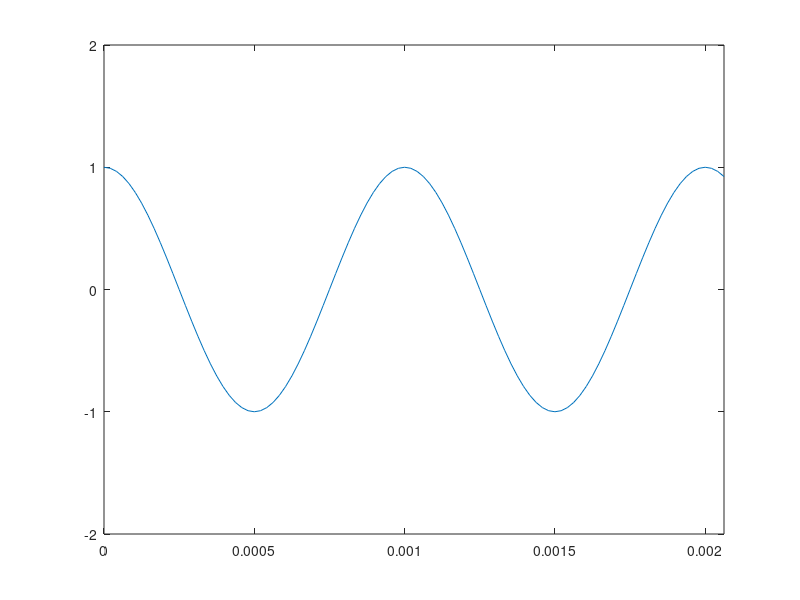
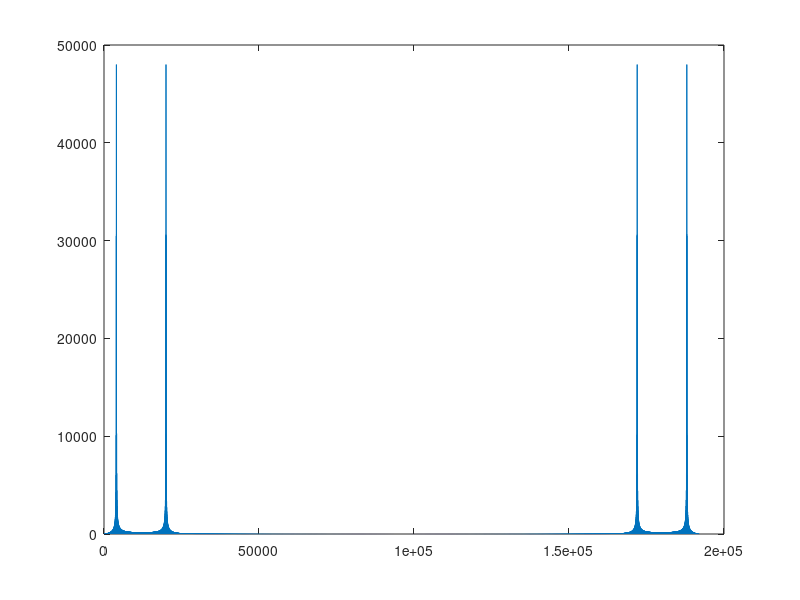
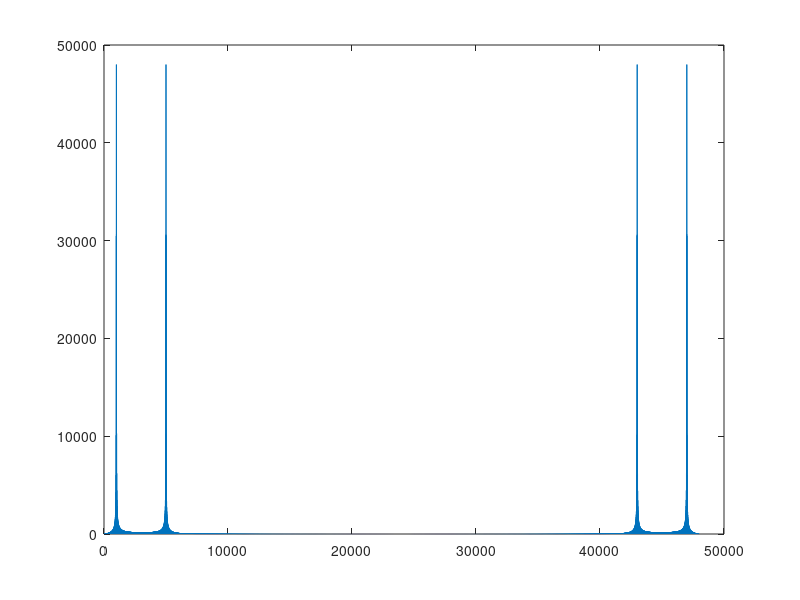

MATLAB code to generate these figures, in order: (Note: this script raises an error after producing the figures.)
close all;
clear all;

length_seconds = 4;
% Sample rate (samples per second).
sample_rate = 48000;
length = length_seconds * sample_rate;

% The frequencies of our two sine waves. Should be able to hear 1000 to 10000 Hz.
frequency1 = 1000;
frequency2 = 5000;

% The actual time samples at which we want to sample a sine wave.
samples = [0:length-1]/sample_rate;

% The length of each interval in samples.
length_interval = 0.1 * 48000;
% The number of intervals.
n_intervals = length / length_interval;

x = [];
for i = 1:n_intervals
    % Append one sine wave after another.
    if mod(i,2) == 1
        freq = frequency1;
    else
        freq = frequency2;
    end
    x = [x cos(2*pi*freq * samples(((i-1)*(length_interval)+1:((i-1)*(length_interval)+length_interval))))];
end

% Play the sine waves.
sound(x, sample_rate);
% Save it.
audiowrite('two_sines_alt.wav', x, sample_rate);

% Plot the first 100 samples of the sine waves.
figure
plot(samples(1:100),x(1:100));
axis([0 samples(100) -2 2]);

% Compute the 1D DFT.
x_fft = fft(x);

% In debug mode, inspect x_fft.

% Plot the spectrum of the DFT.
figure
plot( abs(x_fft) );

% Now with correctly labeled frequency axis.
figure
plot( [0:size(x_fft,2)-1]/length_seconds, abs(x_fft) );

% The number of time samples to apply DFT to when computing the
% spectrogram.
window_length = 1024;
% The number of time samples the windows should overlap.
window_overlap = 0;

% Compute spectrogram.
[s,w,t,p] = spectrogram(x,window_length,window_overlap,[],sample_rate);
% Display spectrogram.
figure;
spectrogram(x,window_length,window_overlap,[],sample_rate,'yaxis');

% In debug mode, inspect
% s: matrix with the 2D spectrogram (will be complex).
% w: vector with the frequencies spacings of the computed DFT.
% t: vector with the time spacings of the windows.
% p: matrix with the power spectral density (PSD) of spectrogram. This is
% what is diplayed by spectrogram.

% Compute the spectrum of the spectrogram.
s_spectrum = abs(s);

% Let's treat s_spectrum as an image.
fprintf(1,'min(s_spectrum) = %f\n', min(min(s_spectrum)));
fprintf(1,'max(s_spectrum) = %f\n', max(max(s_spectrum)));

% Diplay s_spectrum as an image, scaling values to 0 to 1.
figure;
imshow(s_spectrum, []);

% It is upside-down so invert it.
s_spectrum = s_spectrum( end:-1:1, :);
figure;
imshow(s_spectrum, []);

% Scale values using log. Add eps so don't take log of 0.
s_spectrum_log = log10(s_spectrum + eps);
figure;
imshow(s_spectrum_log, []);

% Scale values to 0 to 1.
s_spectrum_log_scale = (s_spectrum_log - min(min(s_spectrum_log))) / (max(max(s_spectrum_log)) - min(min(s_spectrum_log)));
figure;
imshow(s_spectrum_log_scale);

% Save as png file.
imwrite(s_spectrum_log_scale,'two_sines_alt_spect.png');



